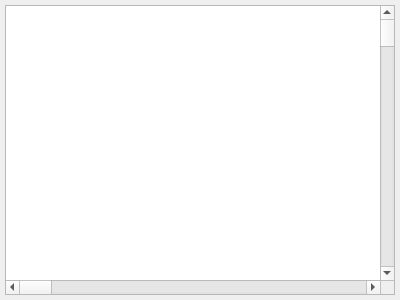
<?xml version="1.0" encoding="UTF-8"?>
<ui version="4.0">
 <class>DiagramPage</class>
 <widget class="QWidget" name="DiagramPage">
  <property name="geometry">
   <rect>
    <x>0</x>
    <y>0</y>
    <width>400</width>
    <height>300</height>
   </rect>
  </property>
  <property name="windowTitle">
   <string>DiagramPage</string>
  </property>
  <property name="locale">
   <locale language="English" country="UnitedKingdom"/>
  </property>
  <layout class="QVBoxLayout" name="verticalLayout">
   <property name="spacing">
    <number>5</number>
   </property>
   <property name="leftMargin">
    <number>5</number>
   </property>
   <property name="topMargin">
    <number>5</number>
   </property>
   <property name="rightMargin">
    <number>5</number>
   </property>
   <property name="bottomMargin">
    <number>5</number>
   </property>
   <item>
    <widget class="QGraphicsView" name="graphicsView">
     <property name="lineWidth">
      <number>0</number>
     </property>
     <property name="sizeAdjustPolicy">
      <enum>QAbstractScrollArea::AdjustIgnored</enum>
     </property>
     <property name="sceneRect">
      <rectf>
       <x>0.000000000000000</x>
       <y>0.000000000000000</y>
       <width>5000.000000000000000</width>
       <height>5000.000000000000000</height>
      </rectf>
     </property>
     <property name="alignment">
      <set>Qt::AlignLeading|Qt::AlignLeft|Qt::AlignTop</set>
     </property>
     <property name="renderHints">
      <set>QPainter::Antialiasing|QPainter::HighQualityAntialiasing|QPainter::SmoothPixmapTransform|QPainter::TextAntialiasing</set>
     </property>
     <property name="dragMode">
      <enum>QGraphicsView::RubberBandDrag</enum>
     </property>
     <property name="viewportUpdateMode">
      <enum>QGraphicsView::FullViewportUpdate</enum>
     </property>
    </widget>
   </item>
  </layout>
  <action name="actionEditShape">
   <property name="text">
    <string>Shape...</string>
   </property>
   <property name="toolTip">
    <string>Opens the properties dialog for the shape.</string>
   </property>
  </action>
  <action name="actionEditProperties">
   <property name="text">
    <string>Properties...</string>
   </property>
   <property name="toolTip">
    <string>Opens the properties dialog for the UML element.</string>
   </property>
  </action>
  <action name="actionDeleteFromDiagram">
   <property name="text">
    <string>Delete from Diagram</string>
   </property>
   <property name="toolTip">
    <string>Deletes the shape from the diagram.</string>
   </property>
  </action>
  <action name="actionDeleteFromModel">
   <property name="text">
    <string>Delete from Model</string>
   </property>
   <property name="toolTip">
    <string>Deletes the shape from the diagram and the UML element from the model.</string>
   </property>
  </action>
 </widget>
 <layoutdefault spacing="5" margin="0"/>
 <resources/>
 <connections/>
</ui>
